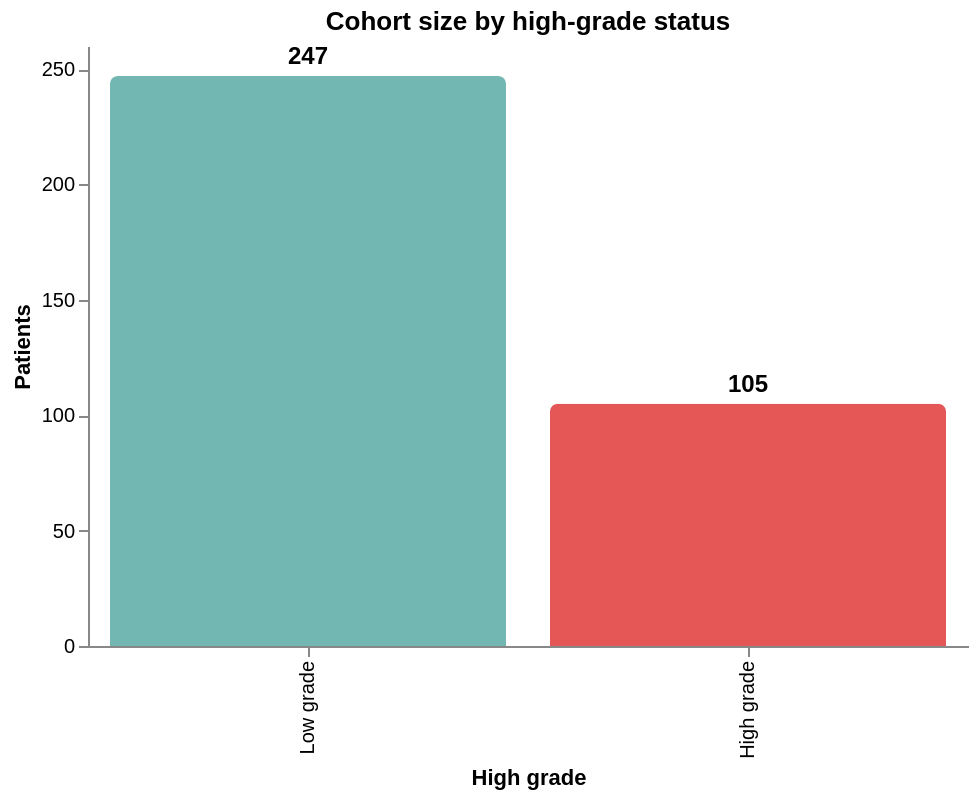

Notebook code for this chart:
### Markdown cell above
---

## 04 · Altair — layered bar + text

📐 Declarative high-grade counts with labels on bars.

<details>
<summary>Recipe — <code>altair</code></summary>

- **Libs:** `altair` (`pip install altair`)
- **Pattern:** `alt.Chart(df).mark_bar()` + `.encode(x=, y=, color=)` + `mark_text` layer
- **Tip:** `chart.configure_axis(grid=False)` for minimal look

```python
import altair as alt
bars = alt.Chart(counts).mark_bar().encode(x="high_grade_label", y="count", color="high_grade_label")
labels = alt.Chart(counts).mark_text(dy=-8).encode(x="high_grade_label", y="count", text="count")
(bars + labels).properties(width=420, height=280)
```

</details>

### Code cell
import altair as alt

counts = (
    df["high_grade_label"]
    .value_counts()
    .reindex(GRADE_ORDER)
    .rename("count")
    .reset_index()
    .rename(columns={"index": "high_grade_label"})
)
bars = (
    alt.Chart(counts)
    .mark_bar(cornerRadiusTopLeft=4, cornerRadiusTopRight=4)
    .encode(
        x=alt.X("high_grade_label:N", sort=GRADE_ORDER, title="High grade"),
        y=alt.Y("count:Q", title="Patients"),
        color=alt.Color("high_grade_label:N", scale=alt.Scale(domain=GRADE_ORDER, range=list(PALETTE.values())), legend=None),
    )
)
labels = (
    alt.Chart(counts)
    .mark_text(dy=-10, fontSize=12, fontWeight="bold")
    .encode(x=alt.X("high_grade_label:N", sort=GRADE_ORDER), y="count:Q", text="count:Q")
)
(
    (bars + labels)
    .properties(width=440, height=300, title="Cohort size by high-grade status")
    .configure_axis(grid=False)
    .configure_view(strokeWidth=0)
)

### Figure 1 — Vega-Lite specification as saved in the notebook (floating-point values rounded to 4 significant figures)
{"config": {"view": {"continuousWidth": 300, "continuousHeight": 300, "strokeWidth": 0}, "axis": {"grid": false}}, "layer": [{"mark": {"type": "bar", "cornerRadiusTopLeft": 4, "cornerRadiusTopRight": 4}, "encoding": {"color": {"field": "high_grade_label", "legend": null, "scale": {"domain": ["Low grade", "High grade"], "range": ["#72B7B2", "#E45756"]}, "type": "nominal"}, "x": {"field": "high_grade_label", "sort": ["Low grade", "High grade"], "title": "High grade", "type": "nominal"}, "y": {"field": "count", "title": "Patients", "type": "quantitative"}}}, {"mark": {"type": "text", "dy": -10, "fontSize": 12, "fontWeight": "bold"}, "encoding": {"text": {"field": "count", "type": "quantitative"}, "x": {"field": "high_grade_label", "sort": ["Low grade", "High grade"], "type": "nominal"}, "y": {"field": "count", "type": "quantitative"}}}], "data": {"name": "data-9538d97f69a6bbea3183c5160f59107b"}, "height": 300, "title": "Cohort size by high-grade status", "width": 440, "$schema": "https://vega.github.io/schema/vega-lite/v6.4.1.json", "datasets": {"data-9538d97f69a6bbea3183c5160f59107b": [{"high_grade_label": "Low grade", "count": 247}, {"high_grade_label": "High grade", "count": 105}]}}
